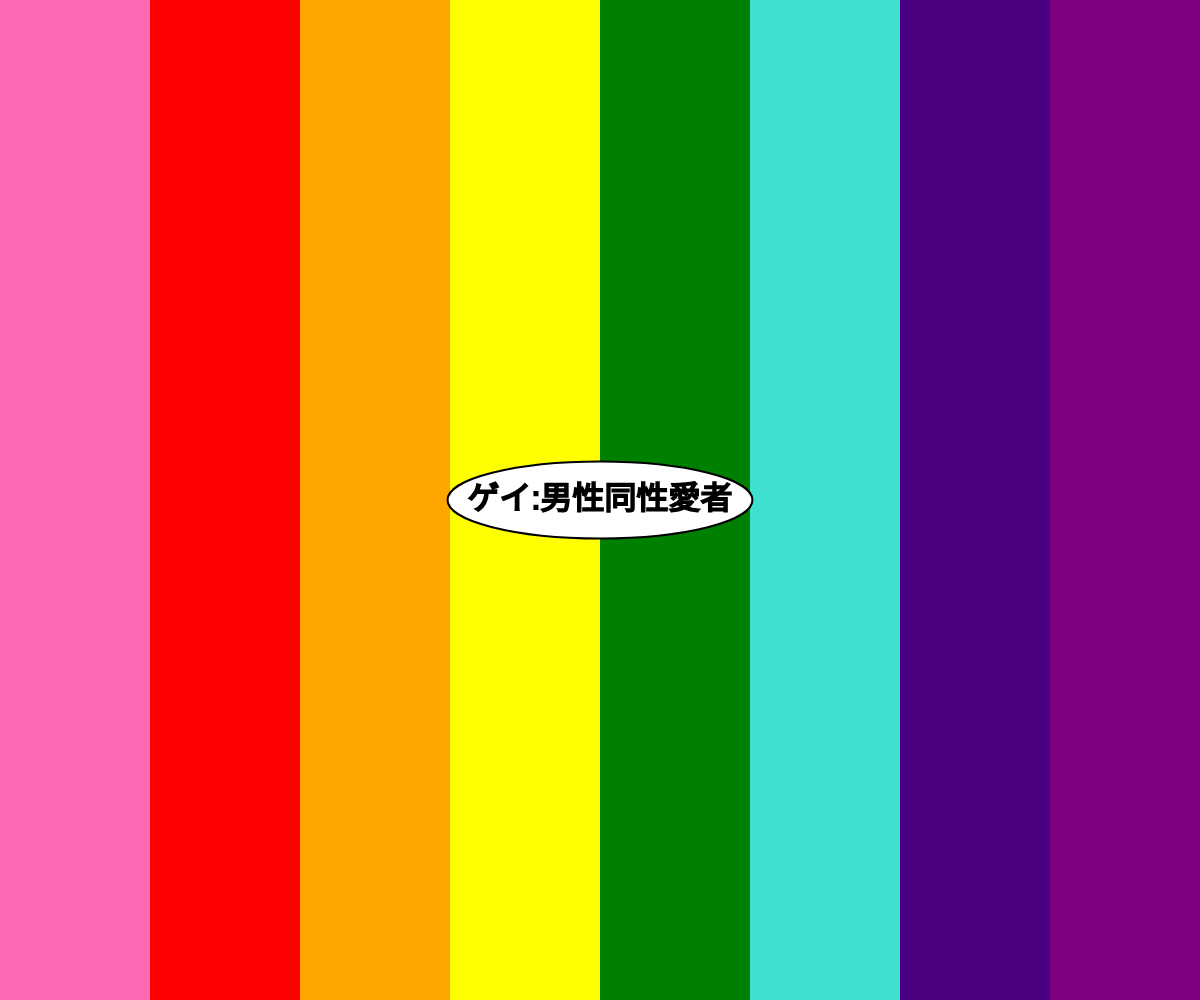
Frame 1 (no input)
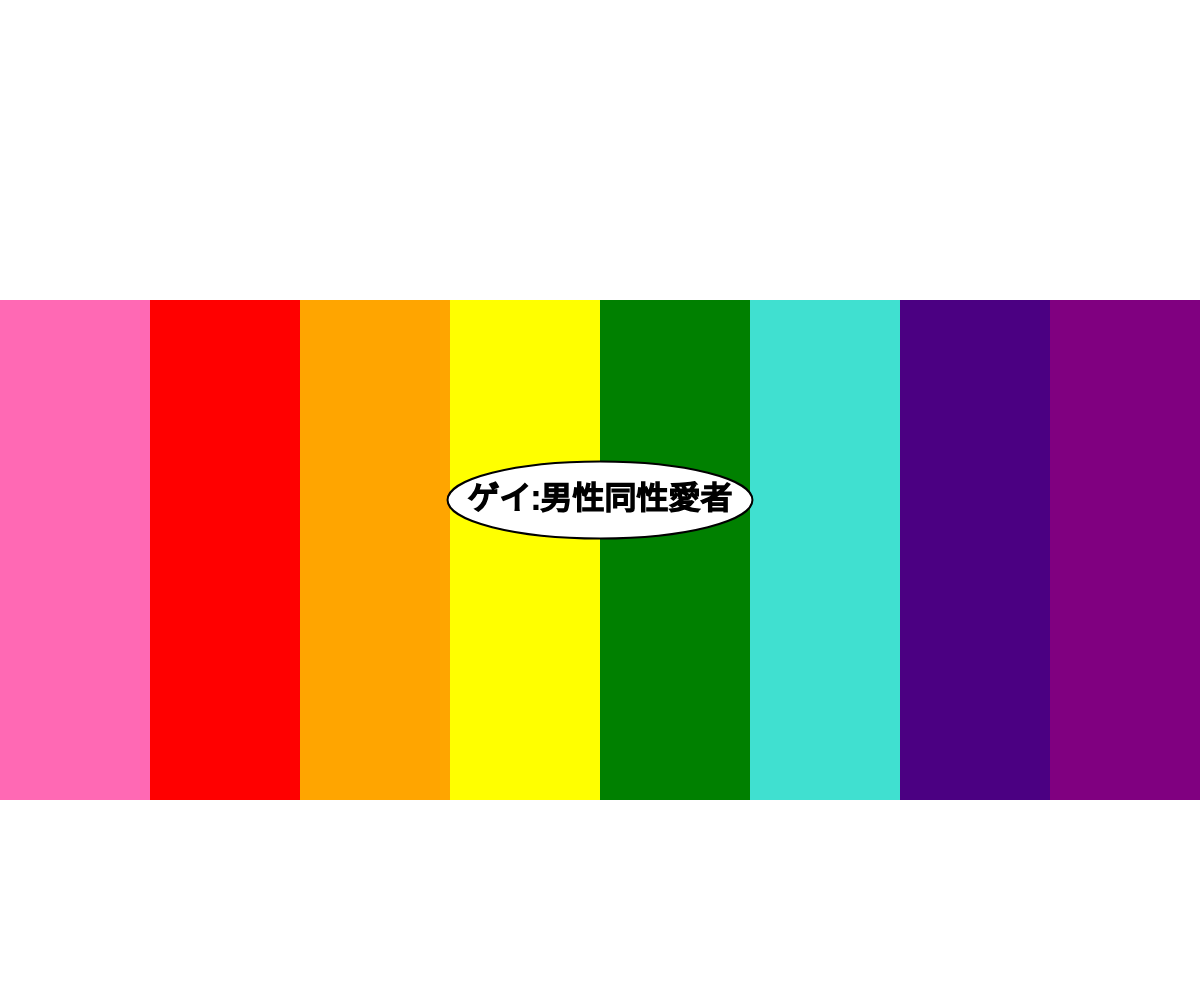
Frame 60 (no input)
Frame 120 (the mouse pressed at the canvas centre since frame 60): identical to frame 1, image omitted

The p5.js sketch that drew these frames (run headless with seeded random() and noise() and a simulated clock; from frame 60 on, the mouse is pressed at the canvas centre):

// p5.js sketch
// ── sketch.js
let t,x;
let a = 1;  //aは生物的性別を表す。１＝男、２＝女
let b = 1;  //bは性的指向を表す。１＝男性、２＝女性。３＝両方
let count;
let cycle;

function setup(){
  createCanvas(windowWidth, windowHeight);
  count = 0;
  cycle = 100;
}


function draw(){
  background(255)
count = (count + 1) % cycle;

if (count < 50 ){
  noStroke()
  fill(255,105,180)
  rect(0,0,windowWidth/8,windowHeight)
  fill(255,0,0,)
  rect(windowWidth/8,0,windowWidth/8,windowHeight)
  fill(255,165,0)
  rect(windowWidth/4,0,windowWidth/8,windowHeight)
  fill(255,255,0)
  rect(windowWidth* 3/8,0,windowWidth/8,windowHeight)
  fill(0,128,0)
  rect(windowWidth/2,0,windowWidth/8,windowHeight)
  fill(64,224,208)
  rect(windowWidth*5/8,0,windowWidth/8,windowHeight)
  fill(75,0,130)
  rect(windowWidth*3/4,0,windowWidth/8,windowHeight)
  fill(128,0,128)
  rect(windowWidth*7/8,0,windowWidth/8,windowHeight)}
else {
  noStroke()
  fill(255,105,180)
  rect(0,windowWidth/4,windowWidth/8,windowHeight/2)
  fill(255,0,0,)
  rect(windowWidth/8,windowWidth/4,windowWidth/8,windowHeight/2)
  fill(255,165,0)
  rect(windowWidth/4,windowWidth/4,windowWidth/8,windowHeight/2)
  fill(255,255,0)
  rect(windowWidth* 3/8,windowWidth/4,windowWidth/8,windowHeight/2)
  fill(0,128,0)
  rect(windowWidth/2,windowWidth/4,windowWidth/8,windowHeight/2)
  fill(64,224,208)
  rect(windowWidth*5/8,windowWidth/4,windowWidth/8,windowHeight/2)
  fill(75,0,130)
  rect(windowWidth*3/4,windowWidth/4,windowWidth/8,windowHeight/2)
  fill(128,0,128)
  rect(windowWidth*7/8,windowWidth/4,windowWidth/8,windowHeight/2)

}
  let bc = color(255)//楕円の中の色
  let tc = color(0)//文字の色
  baloon(t, windowWidth/2, windowHeight/2, tc, bc);
}
//
//
//
function baloon(t, x, y, tc, bc){
  //生物的性別が男性で、性的指向が男性に向く
  if (a == 1 && b == 1){
  t = "ゲイ:男性同性愛者" }
 //生物的性別が女性で性的指向が女性に向く
  else if (a == 2 && b == 2){
  t = "レズビアン:女性同性愛者" }
  //生物的性別に関わらず性的指向が両性に向く
  else if(a == 1 && b == 3 || a == 2 && b == 3){
  t = "バイセクシュアル:両性愛者" }
  //性的指向が異性に向く
  else{
  t = "ヘテロセクシュアル:異性愛者" }
  textSize(32)
  let w = textWidth(t);
  let h = textAscent() + textDescent();
  let p = 20
  fill(bc);
  stroke(0)
  strokeWeight(2);
  ellipse(x, y, w + p * 2, h + p * 2);

  fill(tc)
  text(t, x - w/2 , y + h/4);

}

function windowResized(){
  resizeCanvas(windowWidth, windowHeight);
}
